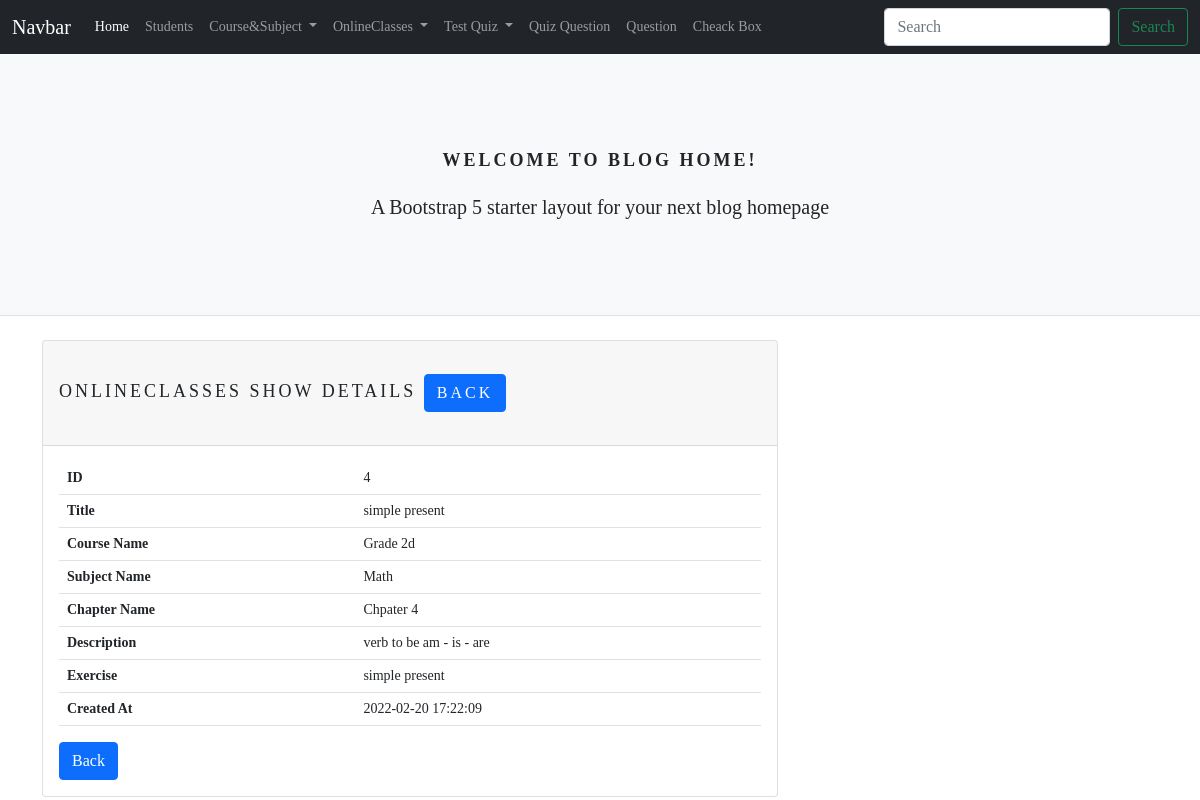
Screenshot of /online_class_english/online_class_show.php?id=1 with the database file from the repository.
### tables this page shows
create table online_classes(
    id int primary key auto_increment,
    title varchar(225) not null,
    course_id int not null,
    subject_id int not null,
    chapter_id int not null,
    description Text not null,
    exercise Text not null,
    created_at TIMESTAMP DEFAULT CURRENT_TIMESTAMP);

create table chapters(
    id int primary key auto_increment,
    chapter_name varchar(225) not null,
    created_at TIMESTAMP DEFAULT CURRENT_TIMESTAMP);

create table courses(
    id int primary key auto_increment,
    course_name varchar(225) not null,
    created_at TIMESTAMP DEFAULT CURRENT_TIMESTAMP);

create table subjects(
    id int primary key auto_increment,
    subject_name varchar(225) not null,
    course_id int not null,
    created_at TIMESTAMP DEFAULT CURRENT_TIMESTAMP);

### _classes/Libs/Database/MySQL.php (called while the page is built, shortened)
<?php
class MySQL
{
	private $dbhost;
	private $dbuser;
	private $dbname;
	private $dbpass;
	public function __construct(
		$dbhost = "localhost",
		$dbuser = "root",
		$dbname = "school",
		$dbpass = "",
	) {
		$this->dbhost = $dbhost;
		$this->dbuser = $dbuser;
		$this->dbname = $dbname;
		$this->dbpass = $dbpass;
	}
	public function connect()
	{
		try {
			$this->db = new PDO(
				"mysql:host=$this->dbhost;dbname=$this->dbname",
				$this->dbuser,
				$this->dbpass,
				[
					PDO::ATTR_ERRMODE => PDO::ERRMODE_EXCEPTION,
					PDO::ATTR_DEFAULT_FETCH_MODE => PDO::FETCH_OBJ,
				]
			);
			return $this->db;
		} catch (PDOException $e) {
			return $e->getMessage();
		}
	}
}

### _classes/Libs/Database/OnlineClasses.php (called while the page is built, shortened)
<?php
class OnlineClasses {
 private $db = null;
	public function __construct(MySQL $db)
	{
		$this->db = $db->connect();
	}
public function OnlineClassfindById($id)
	{
		$statement = $this->db->prepare("SELECT * FROM online_classes
		LEFT JOIN subjects ON subjects.id = online_classes.subject_id
  LEFT JOIN courses ON courses.id = online_classes.course_id
		Left JOIN chapters ON chapters.id = online_classes.chapter_id
		WHERE online_classes.id = :id");
		$statement->execute([':id' => $id]);
		$row = $statement->fetch();
		return $row ?? false;
	}
}

### online_class_english/online_class_show.php (the view, shortened to what this page needs)
<?php
include("../layout/head.php");
include("../layout/nav.php");
include("../layout/header.php");
$table = new OnlineClasses(new MySQL());
$id = $_GET['id'];
$table->OnlineClassfindById($id);
$show_data = $table->OnlineClassfindById($id);
?>
<div class="container">
 <div class="row">
  <div class="col-lg-8">
   <div class="card">
    <div class="card-header">
     <h1>OnlineClasses Show Details <span><a href="online_class_index.php" class="btn btn-primary">Back</a></span></h1>
    </div>
    <div class="card-body">
     <table class="table">
      <tr>
       <th>ID</th>
       <td><?= $show_data->id ?></td>
      </tr>
      <tr>
       <th>Title</th>
       <td><?= $show_data->title ?></td>
      </tr>
      <tr>
       <th>Course Name</th>
       <td><?= $show_data->course_name ?></td>
      </tr>
      <tr>
       <th>Subject Name</th>
       <td><?= $show_data->subject_name ?></td>
      </tr>
      <tr>
       <th>Chapter Name</th>
       <td><?= $show_data->chapter_name ?></td>
      </tr>
      <tr>
       <th>Description</th>
       <td><?= $show_data->description ?></td>
      </tr>
      <tr>
       <th>Exercise</th>
       <td><?= $show_data->exercise ?></td>
      </tr>
      <tr>
       <th>Created At</th>
       <td><?= $show_data->created_at ?></td>
      </tr>
     </table>
     <div class="input-group">
      <a href="online_class_index.php" class="btn btn-primary">Back</a>
     </div>
    </div>
   </div>
  </div>
 </div>
</div>
<?php include("../layout/footer.php") ?>

### test_quiz/style.css (style rules this page uses)
h1 { margin: 25px 0; font: 18px Georgia, Serif; text-transform: uppercase; letter-spacing: 3px; }

### rows the page displays
online_classes: chapter "4", title "simple present", course.course_name "Grade 2d", subject.subject_name "Math", chapter.chapter_name "Chpater 4", description "verb to be am - is - are", exercise "simple present", chapter.created_at "2022-02-20 17:22:09"
